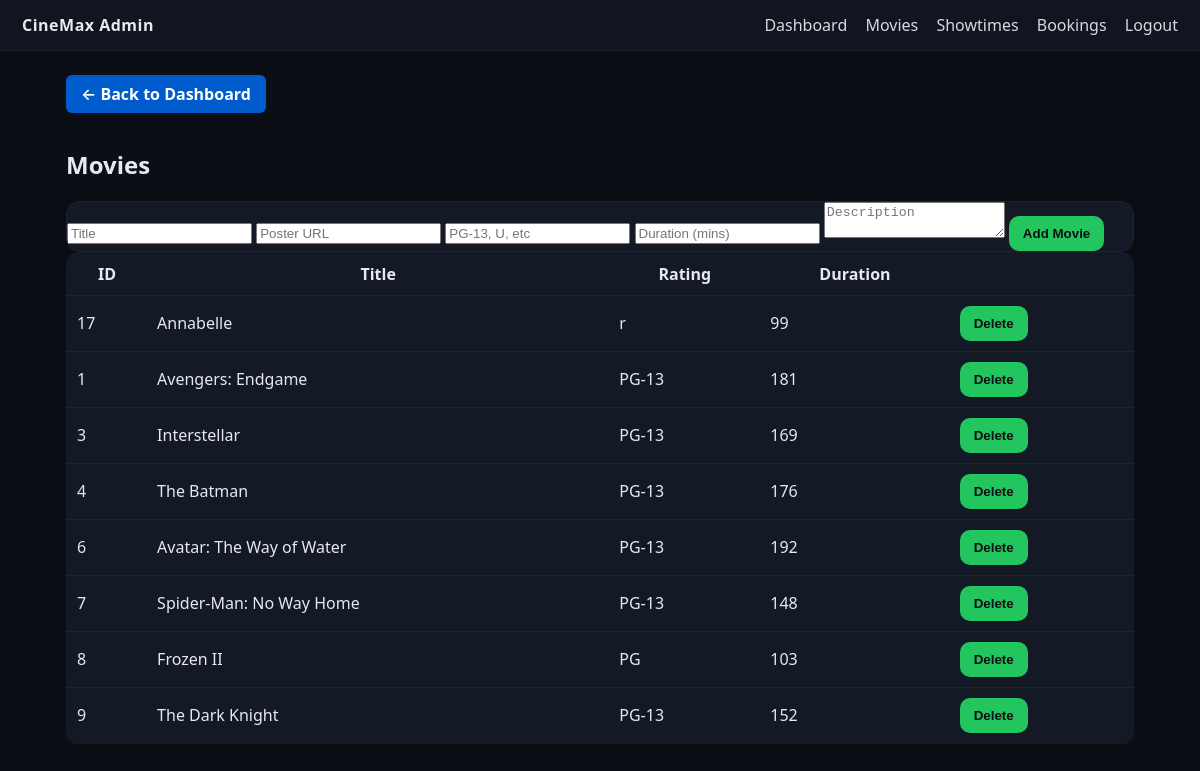
The page /admin_movies.php (signed in) on the database its author committed.
### tables this page shows
CREATE TABLE `movies` (
  `id` int(11) NOT NULL,
  `title` varchar(200) NOT NULL,
  `poster_url` varchar(500) DEFAULT NULL,
  `rating` varchar(10) DEFAULT NULL,
  `duration_mins` int(11) DEFAULT NULL,
  `description` text DEFAULT NULL,
  `created_at` timestamp NOT NULL DEFAULT current_timestamp()
);

### admin_movies.php (the view, shortened to what this page needs)
<?php
$pdo = db();
$movies = $pdo->query('SELECT * FROM movies ORDER BY created_at DESC')->fetchAll();
?>
<!doctype html>
<html>
<head>
  <link rel="stylesheet" href="/cinemax/assets/style.css">
</head>
<body>
<header class="nav">
  <div class="brand">CineMax Admin</div>
  <nav>
    <a href="/cinemax/admin.php">Dashboard</a>
    <a href="/cinemax/admin_movies.php">Movies</a>
    <a href="/cinemax/admin_showtimes.php">Showtimes</a>
    <a href="/cinemax/admin_bookings.php">Bookings</a>
    <a href="/cinemax/logout.php">Logout</a>
  </nav>
</header>
<main class="container">
  <a href="/cinemax/admin.php" class="back-btn">← Back to Dashboard</a>
  <h2>Movies</h2>
  <form method="post" class="card">
    <input name="title" placeholder="Title" required>
    <input name="poster_url" placeholder="Poster URL">
    <input name="rating" placeholder="PG-13, U, etc">
    <input type="number" name="duration_mins" placeholder="Duration (mins)">
    <textarea name="description" placeholder="Description"></textarea>
    <button>Add Movie</button>
  </form>
  <table class="table">
    <tr>
      <th>ID</th>
      <th>Title</th>
      <th>Rating</th>
      <th>Duration</th>
      <th></th>
    </tr>
    <?php foreach($movies as $m): ?>
    <tr>
      <td><?= $m['id'] ?></td>
      <td><?= htmlspecialchars($m['title']) ?></td>
      <td><?= htmlspecialchars($m['rating']) ?></td>
      <td><?= (int)$m['duration_mins'] ?></td>
      <td>
        <form method="post" onsubmit="return confirm('Delete movie?')">
          <button>Delete</button>
        </form>
      </td>
    </tr>
    <?php endforeach; ?>
  </table>
</main>
</body>
</html>

### assets/style.css (style rules this page uses)
* { box-sizing:border-box }
body { font-family:system-ui,-apple-system,Segoe UI,Roboto,Ubuntu,Helvetica,Arial,sans-serif;margin:0;background:#0b0e14;color:#e7e9ee }
.nav { display:flex;justify-content:space-between;align-items:center;padding:14px 22px;background:#111520;border-bottom:1px solid #1b2130 }
.nav .brand { font-weight:700;letter-spacing:.5px }
.nav a,.nav .hello { color:#d6d9e0;text-decoration:none;margin-left:14px }
.container { max-width:1100px;margin:24px auto;padding:0 16px }
.card { background:#141a25;border:1px solid #1e2434;border-radius:14px;overflow:hidden;box-shadow:0 4px 20px rgba(0,0,0,.25) }
.table { width:100%;border-collapse:collapse;background:#141a25;border:1px solid #1e2434;border-radius:12px;overflow:hidden }
.table th,.table td { padding:10px;border-bottom:1px solid #1e2434 }
button { padding:10px 14px;border-radius:10px;border:0;background:#22c55e;color:#0b0e14;font-weight:700 }

### admin_movies.php (style rules this page uses)
.back-btn { display: inline-block; background: #005CCC; color: #fff; padding: 8px 15px; margin-bottom: 15px; border-radius: 6px; text-decoration: none; font-weight: 600; transition: 0.2s; }

### rows shown on the page
movies: id "17", title "Annabelle", rating "r", duration_mins "99"
movies: id "1", title "Avengers: Endgame", rating "PG-13", duration_mins "181"
movies: id "3", title "Interstellar", rating "PG-13", duration_mins "169"
movies: id "4", title "The Batman", rating "PG-13", duration_mins "176"
movies: id "6", title "Avatar: The Way of Water", rating "PG-13", duration_mins "192"
movies: id "7", title "Spider-Man: No Way Home", rating "PG-13", duration_mins "148"
movies: id "8", title "Frozen II", rating "PG", duration_mins "103"
movies: id "9", title "The Dark Knight", rating "PG-13", duration_mins "152"
